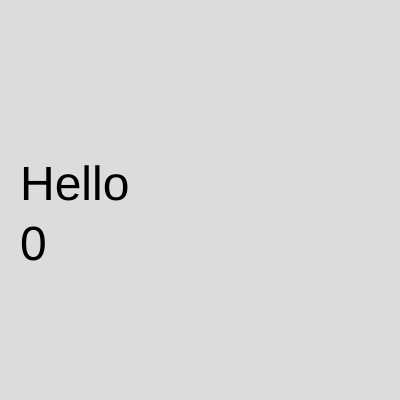
Frame 1 (no input)
Frame 60 (no input): identical to frame 1, image omitted
Frame 120 (the mouse pressed at the canvas centre since frame 60): identical to frame 1, image omitted

The p5.js sketch that drew this single still picture (run headless with seeded random() and noise() and a simulated clock; from frame 60 on, the mouse is pressed at the canvas centre):

// p5.js sketch
// ── sketch.js
/*
[ 1, 2, 3, 4 ] - Square brackets
for arrays
Zero based indexing
    .length to get the number of elements
Demo - Create an array of words and display one at a time by mousePressed()
Demo - Display multiple objects with an array and a
for loop.
Demo - Use mouse press to push() new objects onto the screen
 */

var words = [ "Hello", "World", "My", "Name", "is Rudy!",
    "I Love", "Eating", "Kimchi Jim"
]

var circles = []

var index = 0;

function setup()
{
    createCanvas( 400, 400 );
    console.log( words.length )
}

function draw()
{
    background( 220 );

    for ( var element = 0; element < circles.length; ++element )
    {
        var p = circles[ element ];
        circle( p.x, p.y, 20 );

        var p = particles[element];
        p.update()
        p.draw()
    }

    textSize( 48 )
    if ( index < words.length )
    {
        text( words[ index ], 20, height / 2 );
    }
    text( index, 20, height / 2 + 60 );
}

function mouseClicked()
{
    var did_remove = false
    for ( var element = 0; element < circles.length; ++element )
    {
        var x = circles[ element ].x;
        var y = circles[ element ].y;
        if ( dist( x, y, mouseX, mouseY ) < 10 )
        {
            circles.splice( element, 1 )
            did_remove = true
        }
    }
    ++index;
    if ( !did_remove )
    {
        var random_x = random( 0, width )
        var random_y = random( 0, height )
        var new_circle_position = new p5.Vector( random_x, random_y );
        circles.push( new_circle_position )
    }
}

// function keyPressed()
// {
//     var location = 0;
//     var how_many_from_there = 1;
//     circles.splice(location, how_many_from_there);
// }
